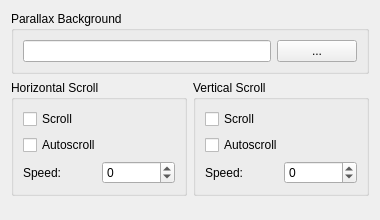
<?xml version="1.0" encoding="UTF-8"?>
<ui version="4.0">
 <class>ChangePBGWidget</class>
 <widget class="QWidget" name="ChangePBGWidget">
  <property name="geometry">
   <rect><x>0</x><y>0</y><width>380</width><height>220</height></rect>
  </property>
  <property name="windowTitle">
   <string>Change Parallax Background</string>
  </property>
  <layout class="QVBoxLayout" name="verticalLayout">
   <item>
    <widget class="QGroupBox" name="groupFile">
     <property name="title"><string>Parallax Background</string></property>
     <layout class="QHBoxLayout" name="layoutFile">
      <item>
       <widget class="QLineEdit" name="lineFile">
        <property name="readOnly"><bool>true</bool></property>
       </widget>
      </item>
      <item>
       <widget class="QPushButton" name="pushPick">
        <property name="sizePolicy"><sizepolicy hsizetype="Maximum" vsizetype="Fixed"><horstretch>0</horstretch><verstretch>0</verstretch></sizepolicy></property>
        <property name="toolTip"><string>Choose the image</string></property>
        <property name="text"><string>...</string></property>
       </widget>
      </item>
     </layout>
    </widget>
   </item>
   <item>
    <layout class="QHBoxLayout" name="layoutScroll">
      <item>
       <widget class="QGroupBox" name="groupHorizontal">
        <property name="title"><string>Horizontal Scroll</string></property>
        <layout class="QVBoxLayout" name="layoutHorizontal">
         <item><widget class="QCheckBox" name="checkHorizontal"><property name="text"><string>Scroll</string></property></widget></item>
         <item><widget class="QCheckBox" name="checkHorizontalAuto"><property name="text"><string>Autoscroll</string></property></widget></item>
         <item>
          <layout class="QHBoxLayout" name="layoutHorizontalSpeed">
           <item><widget class="QLabel" name="labelHorizontalSpeed"><property name="text"><string>Speed:</string></property></widget></item>
           <item>
            <widget class="RpgSpinBox" name="spinHorizontalSpeed">
             <property name="minimum"><number>-8</number></property>
             <property name="maximum"><number>8</number></property>
            </widget>
           </item>
          </layout>
         </item>
        </layout>
       </widget>
      </item>
      <item>
       <widget class="QGroupBox" name="groupVertical">
        <property name="title"><string>Vertical Scroll</string></property>
        <layout class="QVBoxLayout" name="layoutVertical">
         <item><widget class="QCheckBox" name="checkVertical"><property name="text"><string>Scroll</string></property></widget></item>
         <item><widget class="QCheckBox" name="checkVerticalAuto"><property name="text"><string>Autoscroll</string></property></widget></item>
         <item>
          <layout class="QHBoxLayout" name="layoutVerticalSpeed">
           <item><widget class="QLabel" name="labelVerticalSpeed"><property name="text"><string>Speed:</string></property></widget></item>
           <item>
            <widget class="RpgSpinBox" name="spinVerticalSpeed">
             <property name="minimum"><number>-8</number></property>
             <property name="maximum"><number>8</number></property>
            </widget>
           </item>
          </layout>
         </item>
        </layout>
       </widget>
      </item>
    </layout>
   </item>
   <item>
    <spacer name="verticalSpacer">
     <property name="orientation"><enum>Qt::Vertical</enum></property>
     <property name="sizeHint" stdset="0"><size><width>20</width><height>10</height></size></property>
    </spacer>
   </item>
  </layout>
 </widget>
 <customwidgets>
  <customwidget>
   <class>RpgSpinBox</class>
   <extends>QSpinBox</extends>
   <header>ui/common/rpg_spinbox.h</header>
  </customwidget>
 </customwidgets>
 <resources/>
 <connections/>
</ui>
